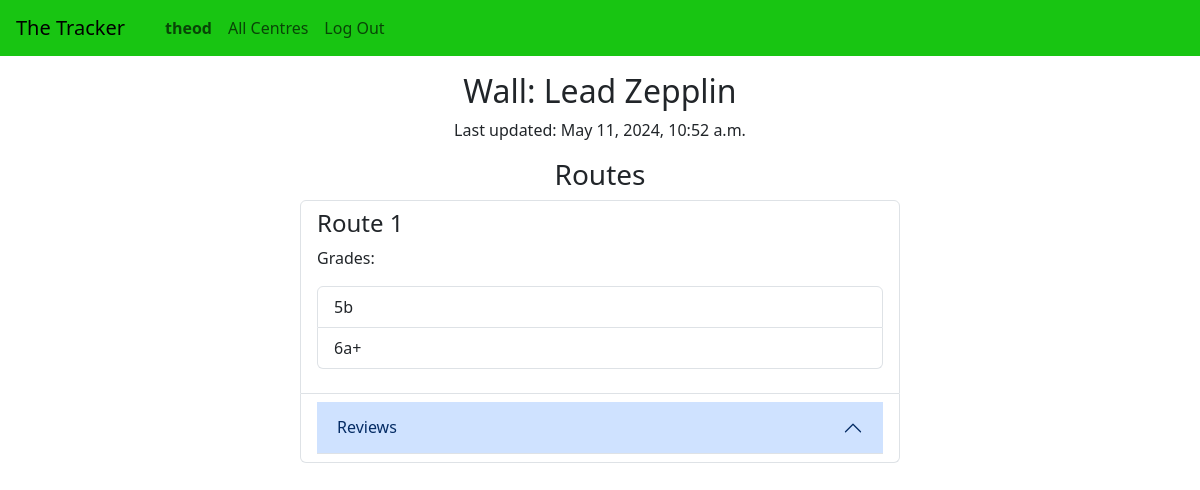
The page /centre/walls/1 (signed in) on the database its author committed.
### tracker/models.py (models this page shows)
class Wall(models.Model):
    centre = models.ForeignKey(Centre, related_name="walls", on_delete=models.CASCADE, blank=True)
    name = models.TextField(max_length=100)
    last_updated = models.DateTimeField(auto_now=True)
    class Meta:
        app_label = "tracker"

class Grade(models.Model):
    route = models.ForeignKey("Route", related_name="grades", on_delete=models.CASCADE)
    grade = models.CharField(max_length=10)
    climbers = models.ManyToManyField("Climber", related_name="climbed_grades")
    def serialise(self):
        return {
            "id": self.id,
            "grade": self.grade,
        }
    class Meta:
        app_label = "tracker"

### tracker/views.py (the view)
# urls.py: path("centre/walls/<int:wall_id>", views.view_wall, name="wall"),
@login_required
def view_wall(request, wall_id):
    wall = Wall.objects.get(id=wall_id)
    return render(request, "tracker/wall.html", {
        "wall": wall,
        "routes": [route.serialise(request) for route in wall.routes.all()],
        "location": wall.centre if wall.centre is not None else None,
    })

### tracker/models.py (called while the page is built)
    def serialise(self):
        return {
            "writer": self.writer.user.username,
            "timestamp": self.timestamp,
            "content": self.content
        }

### templates/tracker/wall.html (shortened to what this page needs)
{% extends 'tracker/layout.html' %}
{% load static %}
{% block body %}
    <div class="text-center">
        <h2>Wall: {{ wall.name }}</h2>
        <p>Last updated: {{ wall.last_updated }}</p>
    </div>
    <div class="text-center">
        <h3>Routes</h3>
    </div>
    <ul class="list-group col-md-6 mx-auto" >
        {% for route in routes %}
            <li class="list-group-item" id="route-{{ route.id }}-li">
                <h4 id="route-{{ route.id }}-title">Route {{ route.number }}</h4>
                <p>Grades:</p>
                <div id="route-{{ route.id }}-grades">
                    <ul class="list-group pb-3">
                        {% for grade in route.grades %}
                            <li class="list-group-item container">
                                <span class="float-start text-start col-md-6">
                                    {{ grade.grade }}
                                </span>
                            </li>
                        {% endfor %}
                    </ul>
                </div>
            </li>
            <li class="list-group-item accordion accordion-flush" id="route-{{ route.id }}-accordian">
                    <div class="accordion-item p-0 m-0">
                        <h2 class="accordion-header" id="route-{{ route.id }}-acc-heading">
                            <button class="accordion-button" type="button" data-bs-toggle="collapse" data-bs-target="#route-{{ route.id }}-acc-item" aria-expanded="false" aria-controls="route-{{ route.id }}-acc-item">
                                Reviews
                            </button>
                        </h2>
                    </div>
            </li>
        {% endfor %}
    </ul>
{% endblock %}

### templates/tracker/layout.html (shortened to what this page needs)
{% load static %}
<!DOCTYPE html>
<html lang="en">
<head>
    <link href="https://cdn.jsdelivr.net/npm/bootstrap@5.3.3/dist/css/bootstrap.min.css" rel="stylesheet">
    <link rel="stylesheet" href="{% static 'styles.css' %}">
</head>
<body>
    <nav class="navbar navbar-expand-lg navbar-light">
        <a class="navbar-brand px-3" href="">The Tracker</a>
        <div>
            <ul class="navbar-nav mr-auto">
                {% if user.is_authenticated %}
                    <li class="nav-item">
                        <a class="nav-link" href="{% url 'account' %}"><strong id="username-link">{{ user.username }}</strong></a>
                    </li>
                {% endif %}
                <li class="nav-item">
                    <a class="nav-link" href="{% url 'index' %}">All Centres</a>
                </li>
                {% if user.is_authenticated %}
                    <li class="nav-item">
                        <a class="nav-link" href="{% url 'logout' %}">Log Out</a>
                    </li>
                {% endif %}
            </ul>
        </div>
    </nav>
    <div class="body mx-auto">
        {% block body %}
        {% endblock %}
    </div>
</body>
</html>

### static/styles.css (style rules this page uses)
.navbar-light { background: #18c512; }
a { color: black; text-underline: none; }

### rows shown on the page
Wall: name "Lead Zepplin", last_updated "May 11, 2024, 10:52 a.m.", number "1"
Grade: grade "5b"
Grade: grade "6a+"

### other values the page prints
{{ user.username }} "theod"
